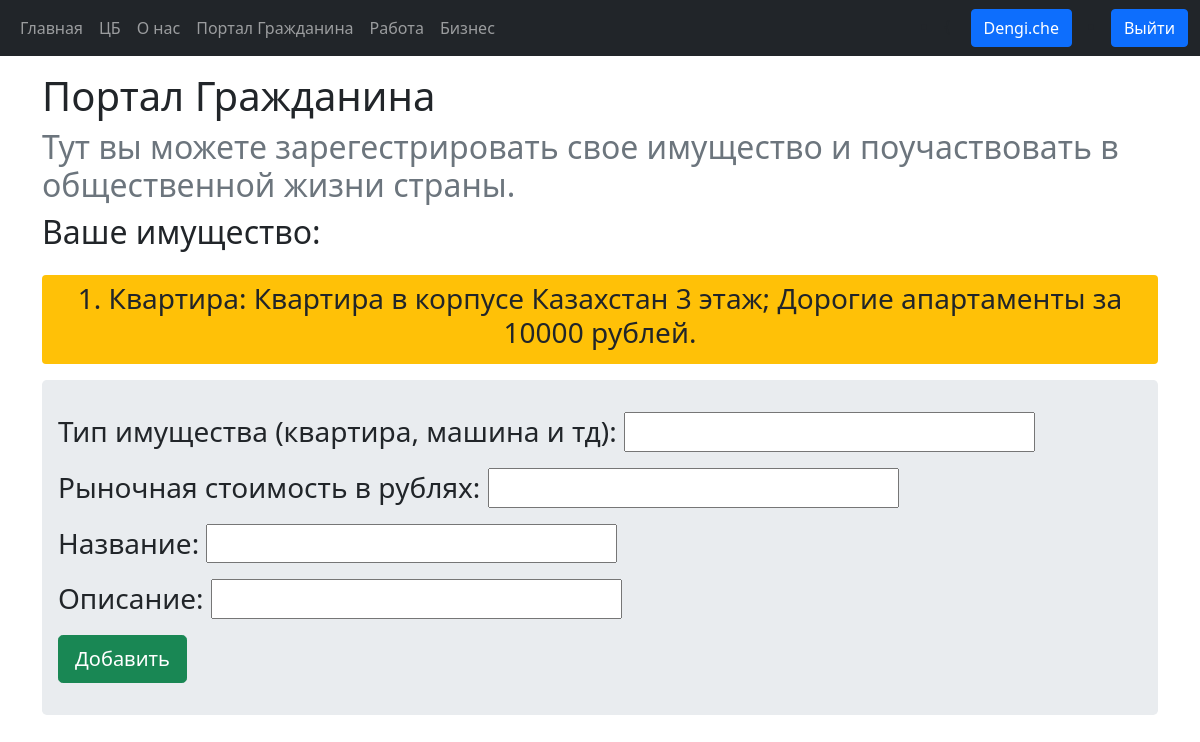
/citizen/ (signed in), run on the app's committed database.
### bank/models.py (models this page shows, shortened)
class Property(models.Model):
    citizen = models.ForeignKey(Citizen, on_delete=models.CASCADE, blank=True, null=True)
    property_type = models.CharField(max_length=50)
    market_price = models.IntegerField(default=0)
    name = models.CharField(max_length=100)
    description = models.TextField()

### bank/views.py (the view, shortened to what this page needs)
# urls.py: path('citizen/', views.citizen, name='citizen'),
def citizen(request):
    has_citizenship = False
    citizenship = ''
    bank_account = ''
    property_list = []
    try:
        bank_account = BankAccount.objects.filter(user_id=request.user.id).get(account_type='personal')
        has_bank = True
    except:
        has_bank = False
    try:
        citizenship = Citizen.objects.get(user_id=request.user.id)
        has_citizenship = True
        property_list = Property.objects.filter(citizen_id=citizenship.id)
    except:
        has_citizenship = False
    form = getCitizenShip(request.POST or None)
    form_property = RegisterProperty(request.POST or None)
    citizen_dict = {
        'has_citizenship': has_citizenship,
        'citizenship': citizenship,
        'form': form,
        'has_bank': has_bank,
        'form_property': form_property,
        'property_list': property_list,
    }
    if form_property.is_valid():
        citizen_property = form_property.save(commit=False)
        citizen_property.citizen = citizenship
        citizen_property.save()
    return render(request, 'bank/citizen.html', context=citizen_dict)

### bank/forms.py
class getCitizenShip(forms.Form):
    minecraft_username = forms.CharField(label="Ваш ник в Minecraft", min_length=3, max_length=16)
    discord_username = forms.CharField(label='Ваш ник в Discord')
    country = CountryField().formfield()

class RegisterProperty(forms.ModelForm):
    property_type = forms.CharField(label='Тип имущества (квартира, машина и тд)')
    market_price = forms.IntegerField(label="Рыночная стоимость в рублях", min_value=0)
    name = forms.CharField(label="Название")
    description = forms.CharField(label='Описание')
    class Meta:
        model = Property
        fields = ('property_type', 'market_price', 'name', 'description')

### bank/templates/bank/citizen.html (shortened to what this page needs)
<!DOCTYPE html>
{% extends 'bank/base.html' %}
{% block body_content %}
    {% if user.is_authenticated %}
        <h1>Портал Гражданина</h1>
        {% if has_citizenship%}
            <h2 class="text-secondary">Тут вы можете зарегестрировать свое имущество и поучаствовать в общественной жизни страны.</h2>
            <h2>Ваше имущество:</h2>
            <div class="bg-warning btn my-3">
                {% for item in property_list %}
                    <h3>{{ forloop.counter }}. {{ item.property_type }}: {{ item.name }}; {{ item.description }} за {{ item.market_price }} рублей.</h3>
                {% endfor %}
            </div>
            <div class="jumbotron">
                <form method="post">
                    <h3>{{ form_property.as_p }}</h3>
                    <button class="btn btn-success btn-lg" type="submit">Добавить</button>
                </form>
            </div>
        {% endif %}
    {% else %}
        <h1>Войдите в свой аккаунт, чтобы продолжить работу с Порталом Гражданина</h1>
    {% endif %}
{% endblock %}

### bank/templates/bank/base.html (shortened to what this page needs)
<!DOCTYPE html>
<html lang="ru">
<head>
    <link href="https://cdn.jsdelivr.net/npm/bootstrap@5.1.2/dist/css/bootstrap.min.css" rel="stylesheet">
</head>
<body>
{% load static %}
<link href="{% static 'bank/style.css' %}" rel="stylesheet">
<nav class="navbar navbar-expand-sm bg-dark navbar-dark">
        <div class="container-fluid">
            <ul class="navbar-nav">
                <li class="nav-item">
                    <a class="nav-link" href="{% url 'bank:index' %}">Главная</a>
                </li>
                <li class="nav-item">
                    <a class="nav-link" href="{% url 'bank:send' %}">ЦБ</a>
                </li>
                <li class="nav-item">
                    <a class="nav-link" href="{% url 'bank:about_us' %}">О нас</a>
                </li>
                <li class="nav-item">
                    <a class='nav-link' href="{% url 'bank:citizen' %}">Портал Гражданина</a>
                </li>
                <li class="nav-item">
                    <a class='nav-link' href="{% url 'bank:jobs' %}">Работа</a>
                </li>
                <li class="nav-item">
                    <a class='nav-link' href="{% url 'bank:business_management' %}">Бизнес</a>
                </li>
            </ul>
            <div class="d-flex">
                {% if user.is_authenticated %}
                    <li class="nav-item">{
                        <a class="btn btn-primary mx-3" href="{% url 'bank:profile' user.id%}">{{ user.get_username }}</a></li>
                    <li class="nav-item">
                        <a class="btn btn-primary" href="{% url 'logout'%}?next={{request.path}}">Выйти</a>
                    </li>
                {% endif %}
            </div>
        </div>
</nav>
<div class="container mt-3">
{% if user.is_authenticated %}
{% block body_content %}
{% endblock %}
{% else %}
<h1>Войдите в аккаунт для дальнейшего использования</h1>
{% endif %}
</div>
</body>
</html>

### bank/static/bank/style.css (style rules this page uses)
.jumbotron { padding: 2rem 1rem; margin-bottom: 2rem; background-color: #e9ecef; border-radius: .3rem; }

### data on the page
Property: property_type "Квартира", name "Квартира в корпусе Казахстан 3 этаж", description "Дорогие апартаменты", market_price "10000"

### other printed values
{{ user.get_username }} "Dengi.che"
